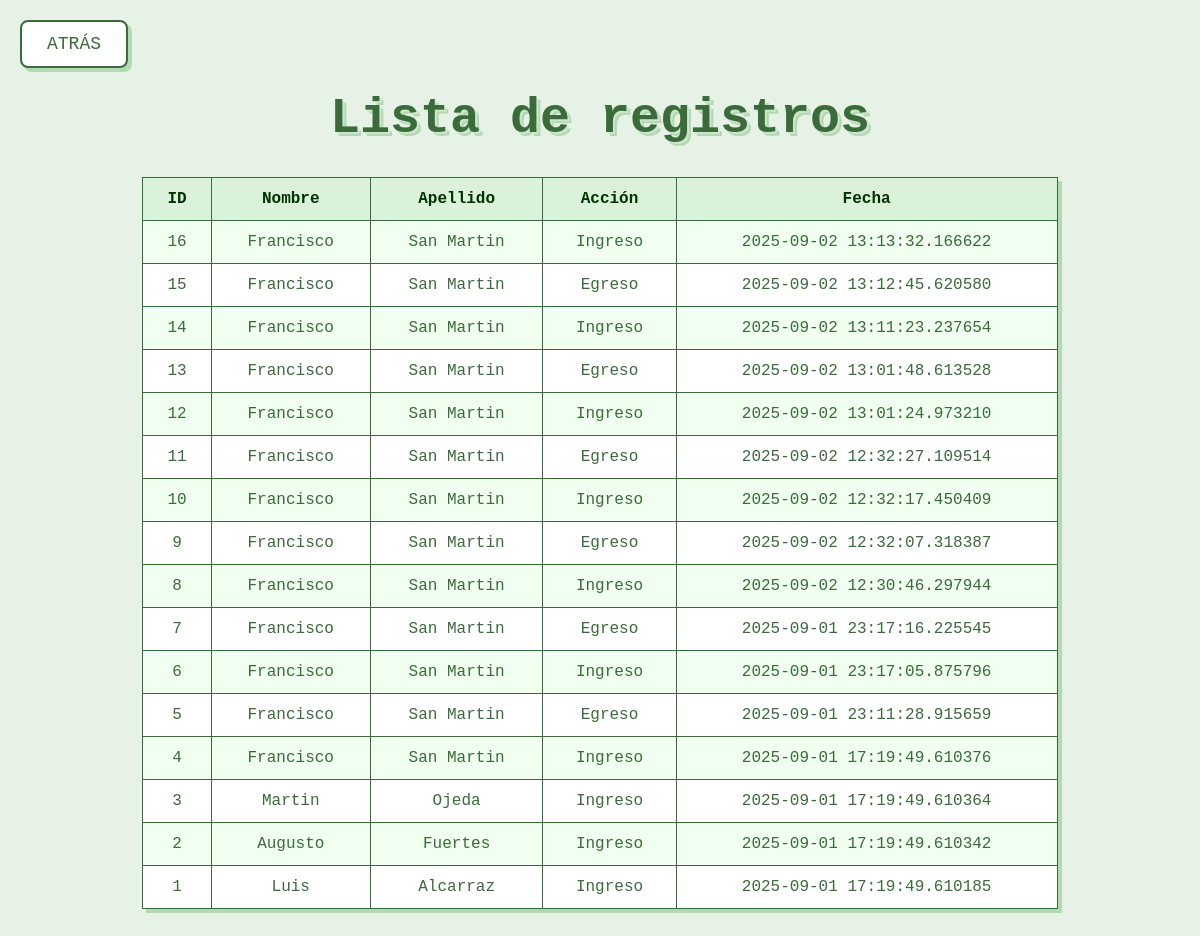
The page /registros on the database as committed earlier.
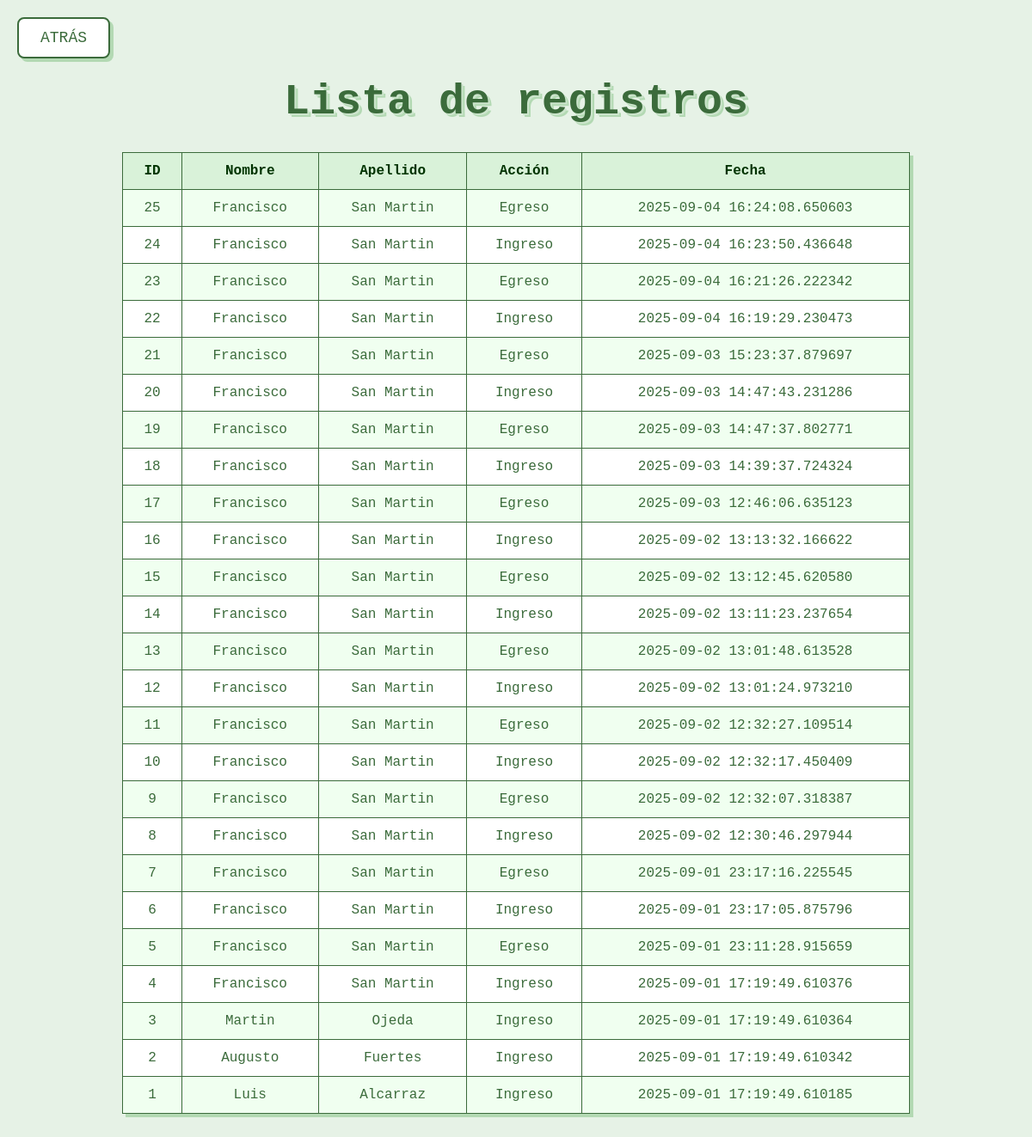
The same page on the database as committed later.
### tables this page shows
CREATE TABLE registros (id INTEGER PRIMARY KEY,empleado_id INTEGER,accion TEXT,date TIMESTAMP, FOREIGN KEY (empleado_id) REFERENCES empleados(id));

CREATE TABLE empleados
                 (id INTEGER PRIMARY KEY, nombre TEXT, apellido TEXT);

### backend/main.py (the view)
@app.route("/registros")
def registros():
    datos = db.obtener_registros_empleados()
    return render_template("registros.html", registros=datos)

### backend/db.py (called while the page is built)
def get_connection():
    return sqlite3.connect(DB_ROUTE)

def obtener_registros_empleados():
    conn = get_connection()
    c = conn.cursor()
    c.execute("SELECT r.id, e.nombre, e.apellido, r.accion, r.date FROM registros r, empleados e where r.empleado_id = e.id ORDER BY date DESC")
    registros = c.fetchall()
    conn.close()
    return registros

### frontend/templates/registros.html (shortened to what this page needs)
<!DOCTYPE html>
<html>
<head>
    <link rel="stylesheet" href="{{ url_for('static', filename='registros.css') }}">
</head>
<body>
    <h2>Lista de registros</h2>
    <table border="1">
        <tr>
            <th>ID</th>
            <th>Nombre</th>
            <th>Apellido</th>
            <th>Acción</th>
            <th>Fecha</th>
        </tr>
        {% for r in registros %}
        <tr>
            <td>{{ r[0] }}</td>
            <td>{{ r[1] }}</td>
            <td>{{ r[2] }}</td>
            <td>{{ r[3] }}</td>
            <td>{{ r[4] }}</td>
        </tr>
        {% endfor %}
    </table>
</body>
</html>
    <a href="{{ url_for('index') }}">
        <button class="back-button">ATRÁS</button>
    </a>
</body>
</html>

### frontend/static/registros.css (style rules this page uses)
body { font-family: 'Courier New', Courier, monospace; background-color: #e6f2e6; display: flex; flex-direction: column; align-items: center; padding: 40px 20px; color: #3b6b3b; }
h2 { font-size: 50px; margin-bottom: 30px; text-align: center; text-shadow: 2px 2px 0 #cce5cc, 4px 4px 0 #b3d9b3; }
table { border-collapse: collapse; width: 80%; max-width: 1000px; background-color: #ffffff; box-shadow: 4px 4px 0 #b3d9b3; }
th, td { border: 1px solid #3b6b3b; padding: 12px 15px; text-align: center; font-size: 16px; }
th { background-color: #d9f2d9; color: #003300; font-weight: bold; }
tr:nth-child(even) { background-color: #f0fff0; }
a button { font-family: 'Courier New', Courier, monospace; font-size: 18px; padding: 12px 25px; border: 2px solid #3b6b3b; border-radius: 8px; background-color: #ffffff; color: #3b6b3b; cursor: pointer; box-shadow: 4px 4px 0 #b3d9b3; transition: all 0.3s ease; position: fixed; top: 20px; left: 20px; margin: 0; z-index: 1000; }

Rows that differ between the two databases and show on the page:
added registros: id "25", nombre "Francisco", apellido "San Martin", accion "Egreso", date "2025-09-04 16:24:08.650603"
added registros: id "24", nombre "Francisco", apellido "San Martin", accion "Ingreso", date "2025-09-04 16:23:50.436648"
added registros: id "23", nombre "Francisco", apellido "San Martin", accion "Egreso", date "2025-09-04 16:21:26.222342"
added registros: id "22", nombre "Francisco", apellido "San Martin", accion "Ingreso", date "2025-09-04 16:19:29.230473"
added registros: id "21", nombre "Francisco", apellido "San Martin", accion "Egreso", date "2025-09-03 15:23:37.879697"
added registros: id "20", nombre "Francisco", apellido "San Martin", accion "Ingreso", date "2025-09-03 14:47:43.231286"
added registros: id "19", nombre "Francisco", apellido "San Martin", accion "Egreso", date "2025-09-03 14:47:37.802771"
added registros: id "18", nombre "Francisco", apellido "San Martin", accion "Ingreso", date "2025-09-03 14:39:37.724324"
added registros: id "17", nombre "Francisco", apellido "San Martin", accion "Egreso", date "2025-09-03 12:46:06.635123"
